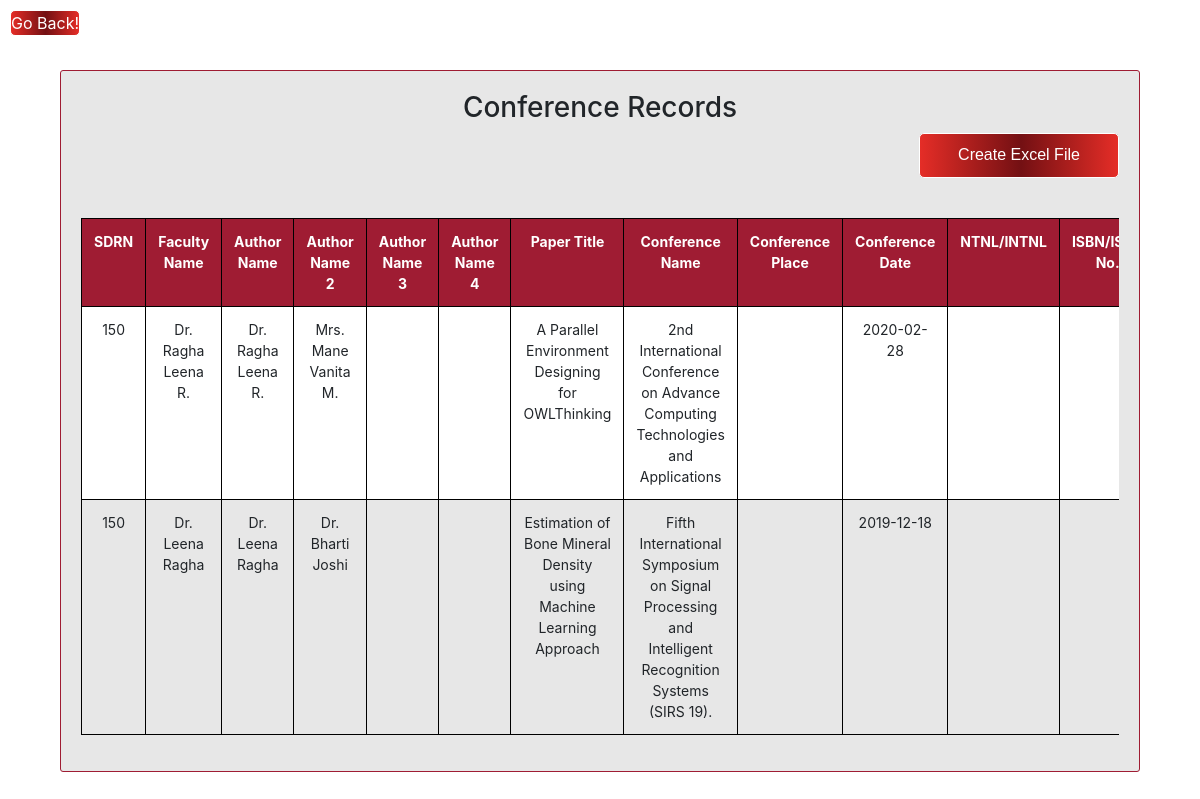
Page /modules/FacultyPublications/Faculty/src/Details_show/show_conference.php (signed in) on the committed database.
### tables this page shows
CREATE TABLE `conference` (
  `id` int(11) NOT NULL,
  `sdrn` varchar(20) NOT NULL,
  `faculty_name` varchar(255) NOT NULL,
  `author1` varchar(128) NOT NULL,
  `author2` varchar(128) NOT NULL,
  `author3` varchar(128) NOT NULL,
  `author4` varchar(128) NOT NULL,
  `paper_title` varchar(128) NOT NULL,
  `con_name` varchar(128) NOT NULL,
  `con_place` varchar(128) NOT NULL,
  `con_date` date NOT NULL,
  `ntnl_no` varchar(128) NOT NULL,
  `isbn_no` varchar(128) NOT NULL,
  `doi` varchar(128) NOT NULL,
  `year` varchar(20) NOT NULL,
  `org` varchar(200) NOT NULL,
  `institute` varchar(200) NOT NULL,
  `indexed_in` varchar(128) NOT NULL,
  `no_of_times` int(128) NOT NULL,
  `reg_amount` varchar(10) NOT NULL,
  `amount_sanctioned` varchar(10) NOT NULL,
  `presented_personally` varchar(128) NOT NULL,
  `awards` varchar(128) NOT NULL,
  `opt1` varchar(128) NOT NULL,
  `opt2` varchar(128) NOT NULL,
  `opt3` varchar(128) NOT NULL
);

### modules/FacultyPublications/Faculty/src/Details_show/show_conference.php (the view, shortened to what this page needs)
<!DOCTYPE html>
<html lang="en">
  <head>
    <link rel="stylesheet" href="../../css/internal_css.css">
    <link rel="stylesheet" href="../../css/util.css">
    <link rel="stylesheet" href="https://maxcdn.bootstrapcdn.com/bootstrap/4.3.1/css/bootstrap.min.css">
  </head>
  <body>
  <input id= "goback" type="button" value="Go Back!" onclick="history.back(-1)" />
    <div id="conference">
      <h3 class="text-center">Conference Records</h3>
      <button name="pdf_conference" id="pdf_conference" >Create Excel File</button>
      <div id="conference_tab">
        <?php
          if (isset($_SESSION['sdrn'])){
            echo'<div class="table-responsive">
            <table class="table table-bordered" >
            <tr>
              <th>SDRN</th>
              <th>Faculty Name</th>
              <th>Author Name</th>
              <th>Author Name 2</th>
              <th>Author Name 3</th>
              <th>Author Name 4</th>
              <th>Paper Title</th>
              <th>Conference Name</th>
              <th>Conference Place</th>
              <th>Conference Date</th>
              <th>NTNL/INTNL</th>
              <th>ISBN/ISSN No.</th>
              <th>DOI</th>
              <th>Publication Year</th>
              <th>Name of Organization</th>
              <th>Name of Institute</th>
              <th>Indexed in IEEE</th>
              <th>No. of Times Cited</th>
              <th>Registration Amount</th>
              <th>Amount Sanctioned</th>
              <th>Presented Personally</th>
              <th>Awards</th>
              <th>Category</th>
              <th>Option 1</th>
              <th>Option 2</th>
              <th>Update</th>
            </tr>  ';
            function fetch_conference(){
              $id = $_SESSION['sdrn'];
              $First_name= $_SESSION['First_name'];
              $Middle_name= $_SESSION['Middle_name'];
              $Last_name= $_SESSION['Last_name'];
              $faculty_name = $First_name." ".$Middle_name." ".$Last_name;
              $output1 = '';
              $connect = mysqli_connect("localhost", "root", "", "test");
              $sql1 = "SELECT * FROM conference where sdrn = '$id'OR author1 = '$faculty_name' OR author2 = '$faculty_name'
              OR author3 = '$faculty_name' OR author4 = '$faculty_name' ";
              $result1 = mysqli_query($connect, $sql1);
              while($row = mysqli_fetch_array($result1)){
                $output1 .='<tr>
                  <td>'.$row["sdrn"].'</td>
                  <td>'.$row["faculty_name"].'</td>
                  <td>'.$row["author1"].'</td>
                  <td>'.$row["author2"].'</td>
                  <td>'.$row["author3"].'</td>
                  <td>'.$row["author4"].'</td>
                  <td>'.$row["paper_title"].'</td>
                  <td>'.$row["con_name"].'</td>
                  <td>'.$row["con_place"].'</td>
                  <td>'.$row["con_date"].'</td>
                  <td>'.$row["ntnl_no"].'</td>
                  <td>'.$row["isbn_no"].'</td>
                  <td>'.$row["doi"].'</td>
                  <td>'.$row["year"].'</td>
                  <td>'.$row["org"].'</td>
                  <td>'.$row["institute"].'</td>
                  <td>'.$row["indexed_in"].'</td>
                  <td>'.$row["no_of_times"].'</td>
                  <td>'.$row["reg_amount"].'</td>
                  <td>'.$row["amount_sanctioned"].'</td>
                  <td>'.$row["presented_personally"].'</td>
                  <td>'.$row["awards"].'</td>
                  <td>'.$row["opt1"].'</td>
                  <td>'.$row["opt2"].'</td>
                  <td>'.$row["opt3"].'</td>
                  <td><a href="../Details_update/conferenceupdate.php?id='.$row["id"].'">Update</a></td>
                </tr> ';
              }
              return $output1;
            }
            echo fetch_conference();
            echo '</table>  </div>';
          }
        ?>
      </div>
    </div>
  </body>
</html>

### modules/FacultyPublications/Faculty/css/internal_css.css (style rules this page uses)
* { margin: 0px; padding: 0px; box-sizing: border-box; }
body, html { height: auto; font-family: Poppins-Regular, sans-serif; }
h1,h2,h3,h4,h5,h6 { margin: 0px; }
button { outline: none !important; border: none; background: transparent; }
#goback { background-image: linear-gradient(to right, #e52d27 0%, #731013 51%, #e52d27 100%); color:#ffffff; border:1px solid #fff; border-radius:5px; margin: 10px; }
.table { width: 100%; border-collapse: collapse; }
.table td,.table th { padding:12px 15px; border:1px solid black!important; text-align: center; font-size:14px; }
.table th { background-color: #9F1C33; color:#ffffff; }
.table tr:nth-child(even) { background-color: white; }
div#conference { background-color:#e7e7e7; border-radius:3px; border:1px solid #9F1C33; margin-left: 5%; margin-right: 5%; margin-top : 2%; padding : 20px; }
#pdf_conference { width: 200px; height:45px; margin-bottom:40px; border-radius:5px; background-image: linear-gradient(to right, #e52d27 0%, #731013 51%, #e52d27 100%); border:1px solid #fff; color:#fff; font-family:'Raleway',sans-serif; float :right; }
html { height: auto; }
.table td,.table th { border:1px solid black; }
button { margin:10px; width: 250px; height: 50px; border-radius:5px; background:#9F1C33; color:white; border:1px solid #fff; font-size: 16px; padding: 5px; }

### rows in the picture
conference: sdrn "150", faculty_name "Dr. Ragha Leena R.", author1 "Dr. Ragha Leena R.", author2 "Mrs. Mane Vanita M.", paper_title "A Parallel Environment Designing for OWLThinking", con_name "2nd International Conference on Advance Computing Technologies and Applications", con_date "2020-02-28"
conference: sdrn "150", faculty_name "Dr. Leena Ragha", author1 "Dr. Leena Ragha", author2 "Dr. Bharti Joshi", paper_title "Estimation of Bone Mineral Density using Machine Learning Approach", con_name "Fifth International Symposium on Signal Processing and Intelligent Recognition Systems (SIRS 19).", con_date "2019-12-18"
